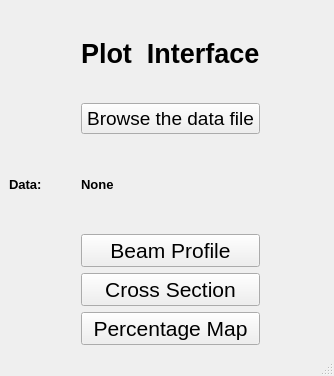
<?xml version="1.0" encoding="UTF-8"?>
<ui version="4.0">
 <class>MainWindow</class>
 <widget class="QMainWindow" name="MainWindow">
  <property name="geometry">
   <rect>
    <x>0</x>
    <y>0</y>
    <width>334</width>
    <height>376</height>
   </rect>
  </property>
  <property name="windowTitle">
   <string>MainWindow</string>
  </property>
  <widget class="QWidget" name="centralwidget">
   <property name="layoutDirection">
    <enum>Qt::LeftToRight</enum>
   </property>
   <layout class="QGridLayout" name="gridLayout">
    <item row="2" column="1">
     <widget class="QLabel" name="filepath">
      <property name="font">
       <font>
        <pointsize>10</pointsize>
        <weight>75</weight>
        <bold>true</bold>
       </font>
      </property>
      <property name="text">
       <string>None</string>
      </property>
     </widget>
    </item>
    <item row="1" column="1">
     <widget class="QPushButton" name="browse">
      <property name="font">
       <font>
        <pointsize>14</pointsize>
       </font>
      </property>
      <property name="text">
       <string>Browse the data file</string>
      </property>
     </widget>
    </item>
    <item row="3" column="1">
     <layout class="QVBoxLayout" name="verticalLayout_3">
      <item>
       <widget class="QPushButton" name="beam">
        <property name="font">
         <font>
          <pointsize>16</pointsize>
         </font>
        </property>
        <property name="text">
         <string>Beam Profile</string>
        </property>
       </widget>
      </item>
      <item>
       <widget class="QPushButton" name="cross">
        <property name="font">
         <font>
          <pointsize>16</pointsize>
         </font>
        </property>
        <property name="text">
         <string>Cross Section</string>
        </property>
       </widget>
      </item>
      <item>
       <widget class="QPushButton" name="percent">
        <property name="font">
         <font>
          <pointsize>16</pointsize>
         </font>
        </property>
        <property name="text">
         <string>Percentage Map</string>
        </property>
       </widget>
      </item>
     </layout>
    </item>
    <item row="0" column="1">
     <widget class="QLabel" name="label">
      <property name="font">
       <font>
        <pointsize>20</pointsize>
        <weight>75</weight>
        <bold>true</bold>
       </font>
      </property>
      <property name="text">
       <string>Plot  Interface</string>
      </property>
     </widget>
    </item>
    <item row="2" column="0">
     <widget class="QLabel" name="label_2">
      <property name="font">
       <font>
        <pointsize>10</pointsize>
        <weight>75</weight>
        <bold>true</bold>
       </font>
      </property>
      <property name="text">
       <string>Data:</string>
      </property>
     </widget>
    </item>
    <item row="2" column="2">
     <spacer name="horizontalSpacer_2">
      <property name="orientation">
       <enum>Qt::Horizontal</enum>
      </property>
      <property name="sizeHint" stdset="0">
       <size>
        <width>40</width>
        <height>20</height>
       </size>
      </property>
     </spacer>
    </item>
    <item row="3" column="0">
     <spacer name="horizontalSpacer">
      <property name="orientation">
       <enum>Qt::Horizontal</enum>
      </property>
      <property name="sizeHint" stdset="0">
       <size>
        <width>40</width>
        <height>20</height>
       </size>
      </property>
     </spacer>
    </item>
   </layout>
  </widget>
  <widget class="QMenuBar" name="menubar">
   <property name="geometry">
    <rect>
     <x>0</x>
     <y>0</y>
     <width>334</width>
     <height>26</height>
    </rect>
   </property>
  </widget>
  <widget class="QStatusBar" name="statusbar"/>
 </widget>
 <resources/>
 <connections/>
</ui>
